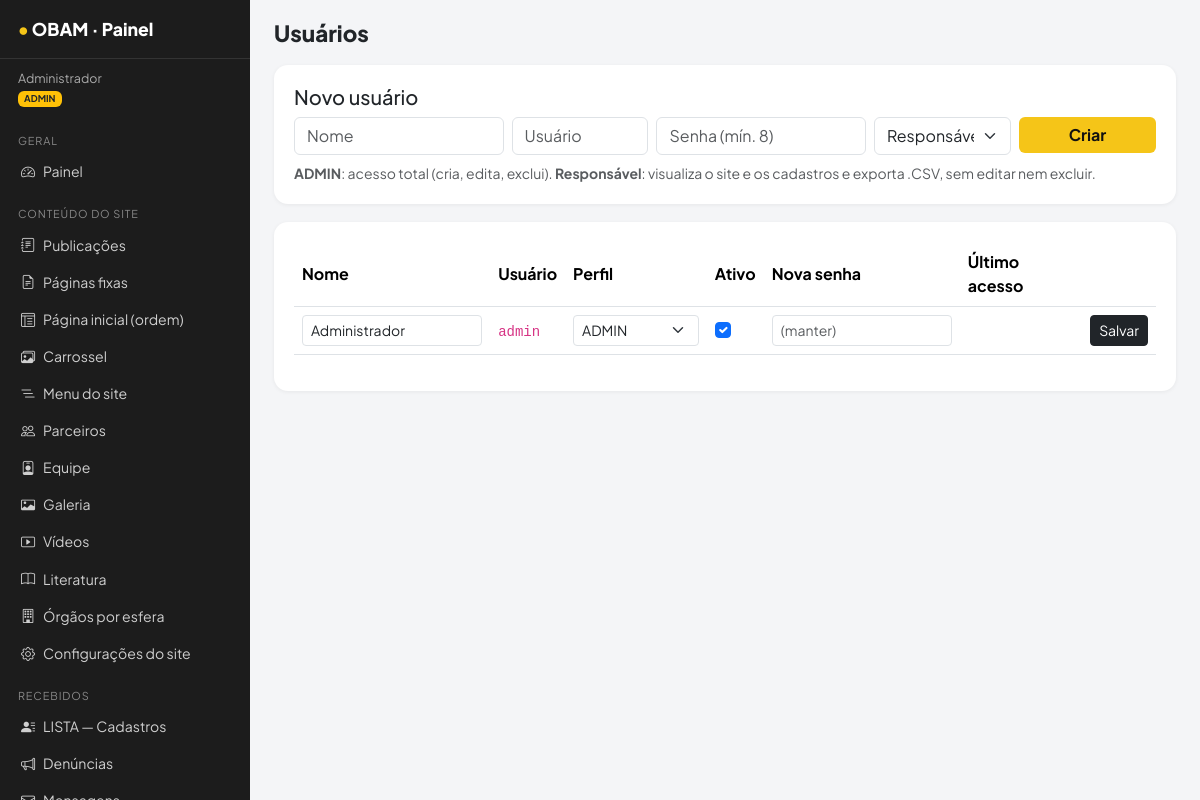
The page /admin/users.php (signed in) on the database its author committed.
### tables this page shows
CREATE TABLE users (id INT AUTO_INCREMENT PRIMARY KEY, username VARCHAR(50) NOT NULL UNIQUE, nome VARCHAR(120) NOT NULL, senha_hash VARCHAR(255) NOT NULL, papel ENUM('admin','responsavel') NOT NULL DEFAULT 'responsavel', ativo TINYINT(1) NOT NULL DEFAULT 1, ultimo_login DATETIME NULL, criado_em DATETIME NOT NULL DEFAULT CURRENT_TIMESTAMP);

### inc/bootstrap.php (called while the page is built, shortened)
<?php
function db(): PDO {
    static $pdo = null;
    try {
        $pdo = new PDO('mysql:host=' . DB_HOST . ';port=' . DB_PORT . ';dbname=' . DB_NAME . ';charset=utf8mb4', DB_USER, DB_PASS, [
            PDO::ATTR_ERRMODE => PDO::ERRMODE_EXCEPTION,
            PDO::ATTR_DEFAULT_FETCH_MODE => PDO::FETCH_ASSOC,
            PDO::ATTR_EMULATE_PREPARES => false,
        ]);
        $pdo->exec("SET time_zone = '" . date('P') . "'");
    } catch (Throwable $e) {
        http_response_code(500);
        echo '<!doctype html><meta charset="utf-8"><body style="font-family:sans-serif;max-width:640px;margin:60px auto;padding:0 16px">'
           . '<h2>Não foi possível conectar ao banco de dados</h2><p>Edite o arquivo <code>config.php</code> com os dados do seu MySQL e, se for a primeira vez, execute <a href="' . BASE . '/install.php">install.php</a> ou importe <code>schema.sql</code> no MySQL Workbench.</p>'
           . (DEBUG ? '<pre>' . htmlspecialchars($e->getMessage()) . '</pre>' : '') . '</body>';
        exit;
    }
    return $pdo;
}
function qa(string $sql, array $p = []): array { $s = db()->prepare($sql); $s->execute($p); return $s->fetchAll(); }
function e($v): string { return htmlspecialchars((string)$v, ENT_QUOTES | ENT_SUBSTITUTE, 'UTF-8'); }

### admin/users.php (the view, shortened to what this page needs)
<?php
require __DIR__ . '/_layout.php'; require_admin();
$me = user()['id'];
admin_header('Usuários', 'users'); $rows = qa('SELECT * FROM users ORDER BY id'); ?>
<div class="adm-card"><h5>Novo usuário</h5><form method="post" class="row g-2"><?= csrf_field() ?><input type="hidden" name="act" value="create">
<div class="col-md-3"><input class="form-control" name="nome" placeholder="Nome" required></div><div class="col-md-2"><input class="form-control" name="username" placeholder="Usuário" required autocomplete="off"></div>
<div class="col-md-3"><input class="form-control" type="password" name="senha" placeholder="Senha (mín. 8)" required autocomplete="new-password"></div>
<div class="col-md-2"><select class="form-select" name="papel"><option value="responsavel">Responsável</option><option value="admin">ADMIN</option></select></div><div class="col-md-2"><button class="btn btn-y w-100">Criar</button></div></form>
<div class="form-text mt-2"><b>ADMIN</b>: acesso total (cria, edita, exclui). <b>Responsável</b>: visualiza o site e os cadastros e exporta .CSV, sem editar nem excluir.</div></div>
<div class="adm-card"><div class="table-responsive"><table class="table align-middle"><thead><tr><th>Nome</th><th>Usuário</th><th>Perfil</th><th>Ativo</th><th>Nova senha</th><th>Último acesso</th><th></th></tr></thead><tbody>
<?php foreach ($rows as $r): ?><tr><form method="post"><?= csrf_field() ?><input type="hidden" name="act" value="update"><input type="hidden" name="id" value="<?= $r['id'] ?>">
<td><input class="form-control form-control-sm" name="nome" value="<?= e($r['nome']) ?>"></td><td><code><?= e($r['username']) ?></code></td>
<td><select class="form-select form-select-sm" name="papel"><option value="admin" <?= $r['papel'] === 'admin' ? 'selected' : '' ?>>ADMIN</option></select></td>
<td><input type="checkbox" class="form-check-input" name="ativo" value="1" <?= $r['ativo'] ? 'checked' : '' ?>></td><td><input class="form-control form-control-sm" type="password" name="senha" placeholder="(manter)" autocomplete="new-password"></td>
<td class="small"><?= e(fdate($r['ultimo_login'], 'd/m/Y H:i')) ?></td><td class="text-end text-nowrap"><button class="btn btn-sm btn-dark">Salvar</button></form>
<?php if ((int)$r['id'] !== (int)$me) echo confirm_form('delete', ['id' => $r['id']], 'Excluir', 'Excluir este usuário?'); ?></td></tr><?php endforeach; ?></tbody></table></div></div>

### admin/admin.css (style rules this page uses)
:root { --y:#F5C518;--yd:#D4A800;--bk:#111 }
body { background:#f4f5f7;font-family:'Plus Jakarta Sans',system-ui,sans-serif }
.adm-card { background:#fff;border-radius:14px;padding:20px;box-shadow:0 1px 4px rgba(0,0,0,.06);margin-bottom:18px }
.btn-y { background:var(--y);border:0;color:#111;font-weight:700 }
.table td,.table th { vertical-align:middle }
html,body { overflow-x:hidden }

### rows shown on the page
users: nome "Administrador", username "admin", papel "ADMIN", ativo "☑"

### other values the page prints
$u['nome'] "Administrador"
$n[0] "GERAL"
$n[2] "Painel"
$n[0] "CONTEÚDO DO SITE"
$n[2] "Publicações"
$n[2] "Páginas fixas"
$n[2] "Página inicial (ordem)"
$n[2] "Carrossel"
$n[2] "Menu do site"
$n[2] "Parceiros"
$n[2] "Equipe"
$n[2] "Galeria"
$n[2] "Vídeos"
$n[2] "Literatura"
$n[2] "Órgãos por esfera"
